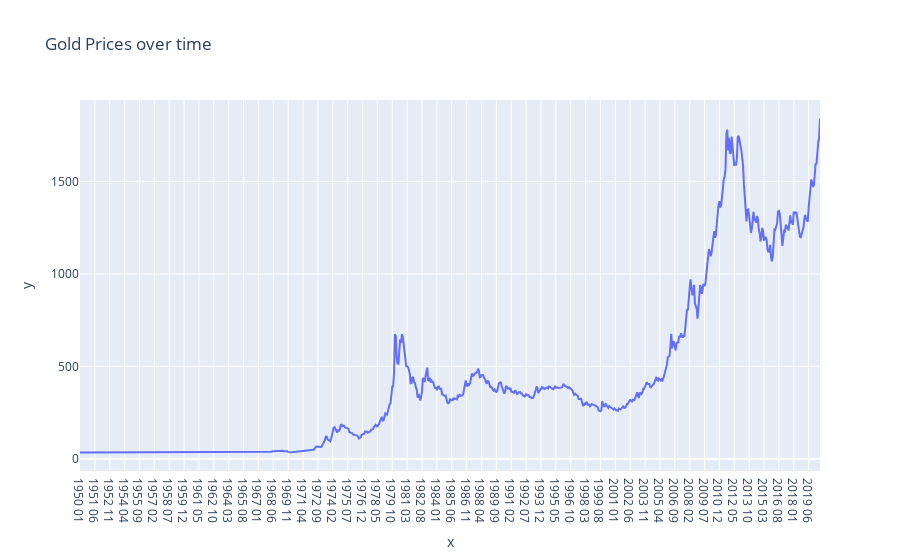

Notebook code cell kept with this figure:
### Markdown cell above
# Demo

### Code cell
## This tutorial will view data, manipulate data, data cleaning, create graphics from data
## Video https://www.youtube.com/watch?v=F-gDgQ6kuuk

import pandas as pd
import plotly.express as px

# Openning data
df_gold_prices = pd.read_csv('data/monthly_csv.csv')

# Viewing data
# Tail shows the last rows
print(df_gold_prices.tail(20))

# Selecting a column in a worksheet
dates = df_gold_prices['Date']
prices = df_gold_prices['Price']

# Simple operations
df_gold_prices['buy_price'] = prices * .9

print('Max Gold price')
print(df_gold_prices['Price'].max())

# Data cleaning
df_gold_prices['Date'] = df_gold_prices['Date'].str.replace('-', ' ')
print(df_gold_prices)

# Graphic
fig = px.line(df_gold_prices, x = dates, y = prices, title = 'Gold Prices over time')
fig.show()

### Figure 1 — Plotly figure (JSON) as saved in the notebook; plotly's stock layout.template omitted (floating-point values rounded to 4 significant figures; data arrays with more than 128 entries replaced by an {"elided": "..."} marker saying what was removed)
{"data": [{"hovertemplate": "x=%{x}<br>y=%{y}<extra></extra>", "legendgroup": "", "line": {"color": "#636efa", "dash": "solid"}, "marker": {"symbol": "circle"}, "mode": "lines", "name": "", "orientation": "v", "showlegend": false, "type": "scatter", "x": {"elided": "847 str values"}, "xaxis": "x", "y": {"elided": "847 float values"}, "yaxis": "y"}], "layout": {"legend": {"tracegroupgap": 0}, "title": {"text": "Gold Prices over time"}, "xaxis": {"anchor": "y", "domain": [0, 1], "title": {"text": "x"}}, "yaxis": {"anchor": "x", "domain": [0, 1], "title": {"text": "y"}}}}
